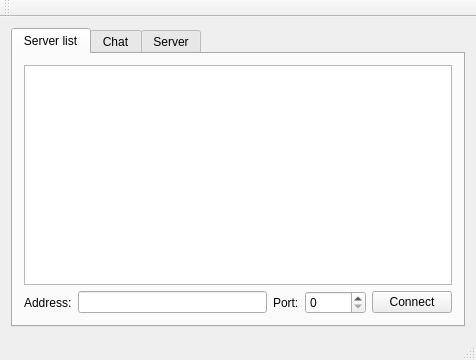
<?xml version="1.0" encoding="UTF-8"?>
<ui version="4.0">
 <class>MainWindow</class>
 <widget class="QMainWindow" name="MainWindow">
  <property name="geometry">
   <rect>
    <x>0</x>
    <y>0</y>
    <width>476</width>
    <height>360</height>
   </rect>
  </property>
  <property name="windowTitle">
   <string>ISIT Messenger</string>
  </property>
  <property name="autoFillBackground">
   <bool>false</bool>
  </property>
  <widget class="QWidget" name="centralWidget">
   <layout class="QGridLayout" name="gridLayout_2">
    <item row="0" column="0">
     <widget class="QTabWidget" name="tabWidget">
      <property name="currentIndex">
       <number>0</number>
      </property>
      <widget class="QWidget" name="tab_3">
       <attribute name="title">
        <string>Server list</string>
       </attribute>
       <layout class="QGridLayout" name="gridLayout_3">
        <item row="1" column="1">
         <widget class="QLineEdit" name="serverListAddress"/>
        </item>
        <item row="1" column="4">
         <widget class="QPushButton" name="serverListConnectButton">
          <property name="text">
           <string>Connect</string>
          </property>
         </widget>
        </item>
        <item row="0" column="0" colspan="5">
         <widget class="QListWidget" name="serverListList"/>
        </item>
        <item row="1" column="0">
         <widget class="QLabel" name="label_2">
          <property name="text">
           <string>Address:</string>
          </property>
         </widget>
        </item>
        <item row="1" column="3">
         <widget class="QSpinBox" name="serverListPort">
          <property name="maximum">
           <number>65535</number>
          </property>
         </widget>
        </item>
        <item row="1" column="2">
         <widget class="QLabel" name="label_3">
          <property name="text">
           <string>Port:</string>
          </property>
         </widget>
        </item>
       </layout>
      </widget>
      <widget class="QWidget" name="tab">
       <attribute name="title">
        <string>Chat</string>
       </attribute>
       <layout class="QGridLayout" name="gridLayout">
        <item row="0" column="0">
         <widget class="QTextEdit" name="messages">
          <property name="readOnly">
           <bool>true</bool>
          </property>
         </widget>
        </item>
        <item row="0" column="1">
         <widget class="QListWidget" name="contacts">
          <property name="maximumSize">
           <size>
            <width>140</width>
            <height>16777215</height>
           </size>
          </property>
         </widget>
        </item>
        <item row="1" column="0" colspan="2">
         <layout class="QHBoxLayout" name="horizontalLayout">
          <item>
           <widget class="QLabel" name="label">
            <property name="text">
             <string>Message:</string>
            </property>
           </widget>
          </item>
          <item>
           <widget class="QLineEdit" name="message"/>
          </item>
          <item>
           <widget class="QPushButton" name="sendButton">
            <property name="text">
             <string>Send</string>
            </property>
           </widget>
          </item>
         </layout>
        </item>
       </layout>
      </widget>
      <widget class="QWidget" name="tab_2">
       <attribute name="title">
        <string>Server</string>
       </attribute>
       <widget class="QTextEdit" name="textEdit">
        <property name="geometry">
         <rect>
          <x>10</x>
          <y>40</y>
          <width>431</width>
          <height>211</height>
         </rect>
        </property>
       </widget>
       <widget class="QPushButton" name="createServer">
        <property name="geometry">
         <rect>
          <x>230</x>
          <y>10</y>
          <width>81</width>
          <height>23</height>
         </rect>
        </property>
        <property name="text">
         <string>Start Server</string>
        </property>
       </widget>
       <widget class="QLabel" name="label_4">
        <property name="geometry">
         <rect>
          <x>130</x>
          <y>10</y>
          <width>24</width>
          <height>23</height>
         </rect>
        </property>
        <property name="text">
         <string>Port:</string>
        </property>
       </widget>
       <widget class="QSpinBox" name="serverListPort_2">
        <property name="geometry">
         <rect>
          <x>160</x>
          <y>10</y>
          <width>55</width>
          <height>20</height>
         </rect>
        </property>
        <property name="maximum">
         <number>65535</number>
        </property>
       </widget>
      </widget>
     </widget>
    </item>
   </layout>
  </widget>
  <widget class="QMenuBar" name="menuBar">
   <property name="geometry">
    <rect>
     <x>0</x>
     <y>0</y>
     <width>476</width>
     <height>21</height>
    </rect>
   </property>
  </widget>
  <widget class="QToolBar" name="mainToolBar">
   <attribute name="toolBarArea">
    <enum>TopToolBarArea</enum>
   </attribute>
   <attribute name="toolBarBreak">
    <bool>false</bool>
   </attribute>
  </widget>
  <widget class="QStatusBar" name="statusBar"/>
 </widget>
 <layoutdefault spacing="6" margin="11"/>
 <resources/>
 <connections/>
</ui>
